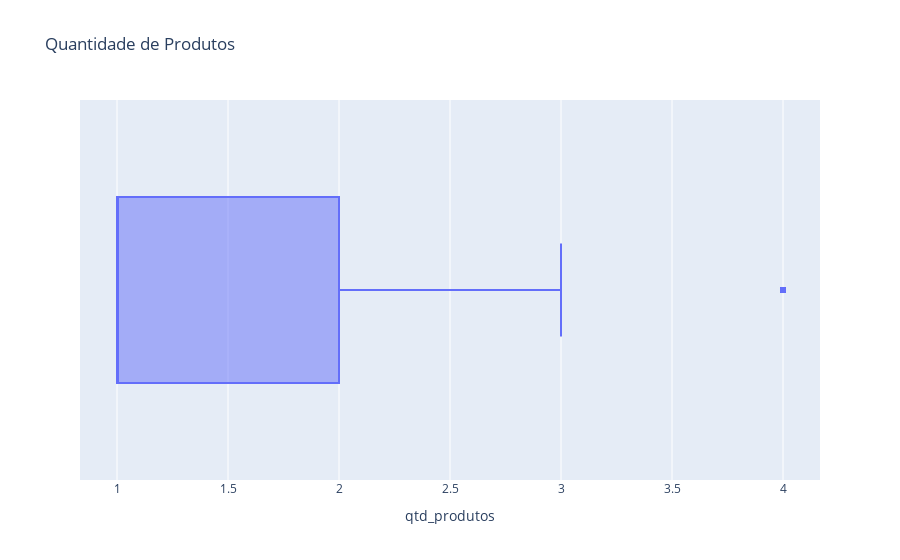

Write notebook code for a chart like this one.
### Code cell
#Gráfico - Quantidade de Produtos
fig_qtd_produtos= px.box(
    data_frame = df, 
    x = "qtd_produtos",
    title = "Quantidade de Produtos"
    )
fig_qtd_produtos

### Figure 1 — Plotly figure (JSON) as saved in the notebook; plotly's stock layout.template omitted (floating-point values rounded to 4 significant figures; data arrays with more than 128 entries replaced by an {"elided": "..."} marker saying what was removed)
{"data": [{"alignmentgroup": "True", "hovertemplate": "qtd_produtos=%{x}<extra></extra>", "legendgroup": "", "marker": {"color": "#636efa"}, "name": "", "notched": false, "offsetgroup": "", "orientation": "h", "showlegend": false, "type": "box", "x": {"elided": "10000 int values"}, "x0": " ", "xaxis": "x", "y0": " ", "yaxis": "y"}], "layout": {"boxmode": "group", "legend": {"tracegroupgap": 0}, "title": {"text": "Quantidade de Produtos"}, "xaxis": {"anchor": "y", "domain": [0, 1], "title": {"text": "qtd_produtos"}}, "yaxis": {"anchor": "x", "domain": [0, 1]}}}
